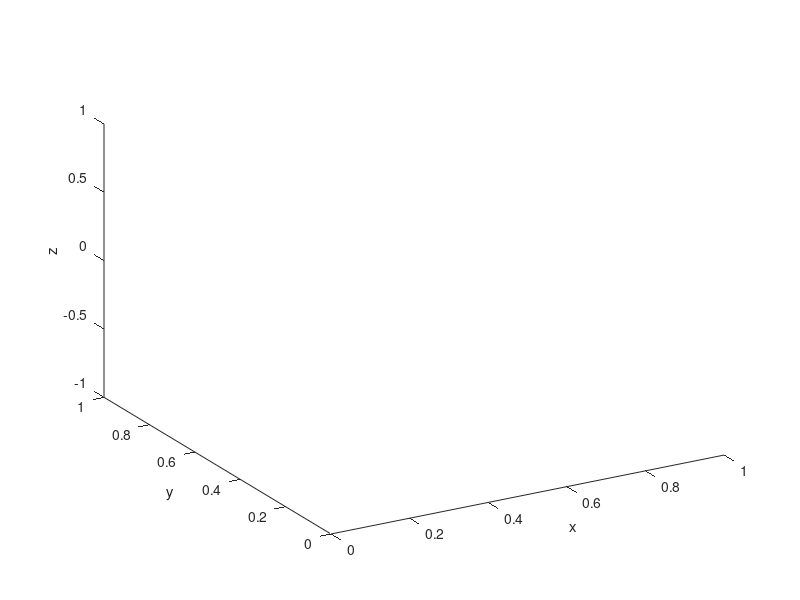

Recreate this plot in MATLAB. (Note: this script raises an error after producing the figure.)
% Set environment geometry and material properties.

% Transmitter and receiver positions:

transmit_pos = [0.5,1.5,1];
receive_pos = [5.5,5.5,1];
relay_pos = [0.5771,5.4036,1];

% Geometric properties of objects:
% Normal, point and bounds.

object_geometry(1,1:12) = [[0,0,1],[3,3,0],[0,6],[0,6],[-99,99]];
%object_geometry(2,1:12) = [[0,1,0],[3,0,1],[0,6],[-99,99],[0,2]];
object_geometry(3,1:12) = [[0,1,0],[3,6,1],[0,6],[-99,99],[0,2]];
object_geometry(4,1:12) = [[1,0,0],[0,3,1],[-99,99],[0,6],[0,2]];
%object_geometry(5,1:12) = [[1,0,0],[6,3,1],[-99,99],[0,6],[0,2]];
%object_geometry(6,1:12) = [[1,0,0],[3,3,1],[-99,99],[2.5,3.5],[0.8,1.2]];

% object_geometry(1,1:12) = [[1,0,0],[4,0,0],[-99,99],[0,4],[0,4]];
% object_geometry(2,1:12) = [[0,1,0],[0,4,0],[0,4],[-99,99],[0,4]];
% object_geometry(3,1:12) = [[0,0,1],[0,0,0],[0,4],[0,4],[-99,99]];

% Matrial properties of objects;
% Reflectance.
object_material(1,1) = 0.4;
object_material(2,1) = 0.4;
object_material(3,1) = 0.4;
object_material(4,1) = 0.4;
object_material(5,1) = 0.4;
object_material(6,1) = 0.4;

[object_number,~] = size(object_geometry);

figure_counter = 1;

% Transmitter, relay and receiver:
figure(figure_counter)
hold on
view(-30,30)
xlabel('x')
ylabel('y')
zlabel('z')
plot3(transmit_pos(1),transmit_pos(2),transmit_pos(3),'x','MarkerSize',16,'LineWidth',3,'Color',blue)
plot3(receive_pos(1),receive_pos(2),receive_pos(3),'x','MarkerSize',16,'LineWidth',3,'Color',green)
plot3(relay_pos(1),relay_pos(2),relay_pos(3),'x','MarkerSize',16,'LineWidth',3,'Color',yellow)

% Objects:
[obstacle_number,~]=size(object_geometry);
for i = 1:obstacle_number
    A = object_geometry(i,1);
    B = object_geometry(i,2);
    C = object_geometry(i,3);
    D = -(A*object_geometry(i,4)+B*object_geometry(i,5)+C*object_geometry(i,6));
    x_min = object_geometry(i,7);
    x_max = object_geometry(i,8);
    y_min = object_geometry(i,9);
    y_max = object_geometry(i,10);
    z_min = object_geometry(i,11);
    z_max = object_geometry(i,12);
    drawPlane(A,B,C,D,[x_min,x_max],[y_min,y_max],[z_min,z_max],object_resolution)
end

% Transmitter, relay and receiver:
figure(figure_counter+1)
hold on
view(-30,30)
xlabel('x')
ylabel('y')
zlabel('z')
plot3(transmit_pos(1),transmit_pos(2),transmit_pos(3),'x','MarkerSize',16,'LineWidth',3,'Color',blue)
plot3(receive_pos(1),receive_pos(2),receive_pos(3),'x','MarkerSize',16,'LineWidth',3,'Color',green)
plot3(relay_pos(1),relay_pos(2),relay_pos(3),'x','MarkerSize',16,'LineWidth',3,'Color',yellow)

% Objects:
[obstacle_number,~]=size(object_geometry);
for i = 1:obstacle_number
    A = object_geometry(i,1);
    B = object_geometry(i,2);
    C = object_geometry(i,3);
    D = -(A*object_geometry(i,4)+B*object_geometry(i,5)+C*object_geometry(i,6));
    x_min = object_geometry(i,7);
    x_max = object_geometry(i,8);
    y_min = object_geometry(i,9);
    y_max = object_geometry(i,10);
    z_min = object_geometry(i,11);
    z_max = object_geometry(i,12);
    drawPlane(A,B,C,D,[x_min,x_max],[y_min,y_max],[z_min,z_max],object_resolution)
end